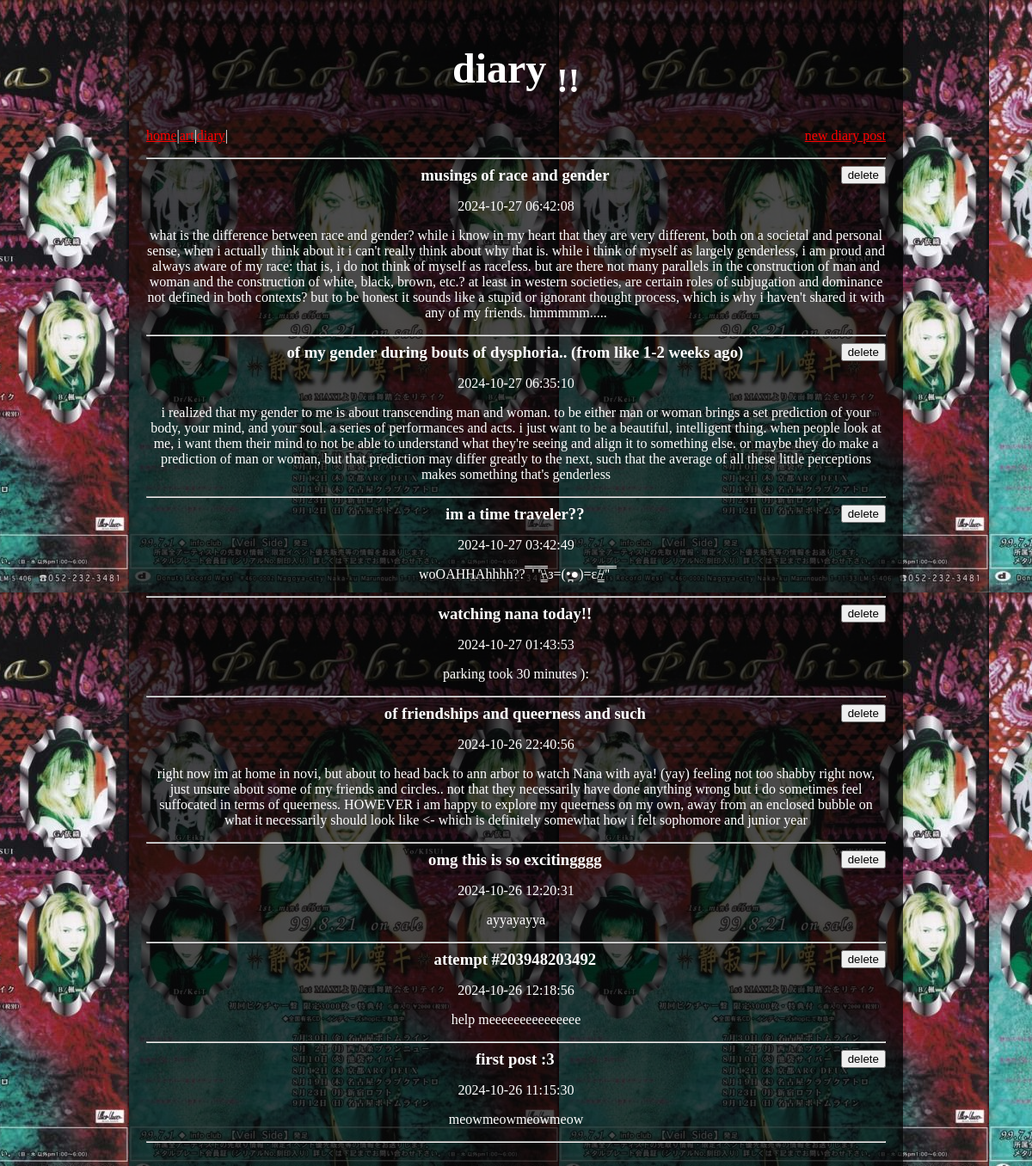
Screenshot of /diary/ with the database file from the repository.
### tables this page shows
CREATE TABLE posts(
    postid INTEGER PRIMARY KEY AUTOINCREMENT NOT NULL,
    title VARCHAR(40) NOT NULL,
    text VARCHAR(4096) NOT NULL, 
    filename VARCHAR(64),
    created DATETIME DEFAULT CURRENT_TIMESTAMP
);

### webdiary.py (the view)
@app.route('/diary/', methods=['GET'])
def diary():
    conn = sqlite3.connect('var/webdiary.sqlite3')
    conn.row_factory = sqlite3.Row
    posts = conn.execute('SELECT * FROM posts ORDER BY created DESC').fetchall()
    conn.close()
    return render_template('diary.html', posts=posts)

### templates/diary.html (shortened to what this page needs)
<!DOCTYPE html>
<html lang="en">
  <head>
    <link rel="stylesheet" href="{{ url_for('static', filename='style.css') }}">
  </head>
  <body>
    <header id="site_header">
      <h1>diary <sub>!!</sub></h1>
      <nav>
        <span>
          <a href="/" class="active">home</a>
        </span>
        <span>|</span>
        <span>
          <a href="/art/">art</a>
        </span>
        <span>|</span>
        <span>
          <a href="/diary/">diary</a>
        </span>
        <span>|</span>
        <span class="align-right"><a href="/new-post/">new diary post</a></span>
      </nav>
    </header>
      <div id="diary">
        <p>
          <hr>
          <div id="posts">
              {% for post in posts %}
                  <span class="posttitle">{{ post.title }} </span>
                  <span class="buttons">
                    <form action="/diarydelete/" method="post">
                      <input type="submit" value="delete">
                    </form>
                  </span>
                  <p>{{ post.created }} </p>
                  <p>{{ post.text }}</p>
                  <hr>
              {% endfor %}
          </div>
        </p>
      </div>
  </body>
</html>

### static/style.css (style rules this page uses)
html { background-image: url("images/phobia.jpg"); color: #ffffff; margin-left: 150px; margin-right: 150px; cursor: url("images/alt_skull.webp"), auto; }
body { text-align: center; background-color: rgba(0, 0, 0, 0.7); padding: 20px; box-shadow: 0 4px 8px rgba(0, 0, 0, 0.1); margin: auto; }
body a { color: red; }
#site_header h1 { font-size: 300% }
#site_header nav { display: flex; }
.align-right { margin-left: auto; }
.buttons { float:right }
.posttitle { font-size: 1.17em; font-weight: bold; margin-left: 50px; }

### rows the page displays
posts: title "musings of race and gender", created "2024-10-27 06:42:08", text "what is the difference between race and gender? while i know in my heart that they are very different, both on a societal and personal sense, when i actually think about it i can't really think about why that is. while i think of myself as largely genderless, i am proud and always aware of my race: that is, i do not think of myself as raceless. but are there not many parallels in the construction of man and woman and the construction of white, black, brown, etc.? at least in western societies, are certain roles of subjugation and dominance not defined in both contexts? but to be honest it sounds like a stupid or ignorant thought process, which is why i haven't shared it with any of my…"
posts: title "of my gender during bouts of dysphoria.. (from like 1-2 weeks ago)", created "2024-10-27 06:35:10", text "i realized that my gender to me is about transcending man and woman. to be either man or woman brings a set prediction of your body, your mind, and your soul. a series of performances and acts. i just want to be a beautiful, intelligent thing. when people look at me, i want them their mind to not be able to understand what they're seeing and align it to something else. or maybe they do make a prediction of man or woman, but that prediction may differ greatly to the next, such that the average of all these little perceptions makes something that's genderless"
posts: title "im a time traveler??", created "2024-10-27 03:42:49", text "woOAHHAhhhh?? ̿̿̿ ̿' ̿'\\̵͇̿̿\\з=(•̪●)=ε/̵͇̿̿/'̿'̿ ̿"
posts: title "watching nana today!!", created "2024-10-27 01:43:53", text "parking took 30 minutes ):"
posts: title "of friendships and queerness and such", created "2024-10-26 22:40:56", text "right now im at home in novi, but about to head back to ann arbor to watch Nana with aya! (yay) feeling not too shabby right now, just unsure about some of my friends and circles.. not that they necessarily have done anything wrong but i do sometimes feel suffocated in terms of queerness. HOWEVER i am happy to explore my queerness on my own, away from an enclosed bubble on what it necessarily should look like <- which is definitely somewhat how i felt sophomore and junior year"
posts: title "omg this is so excitingggg", created "2024-10-26 12:20:31", text "ayyayayya"
posts: title "attempt #203948203492", created "2024-10-26 12:18:56", text "help meeeeeeeeeeeeeee"
posts: title "first post :3", created "2024-10-26 11:15:30", text "meowmeowmeowmeow"
